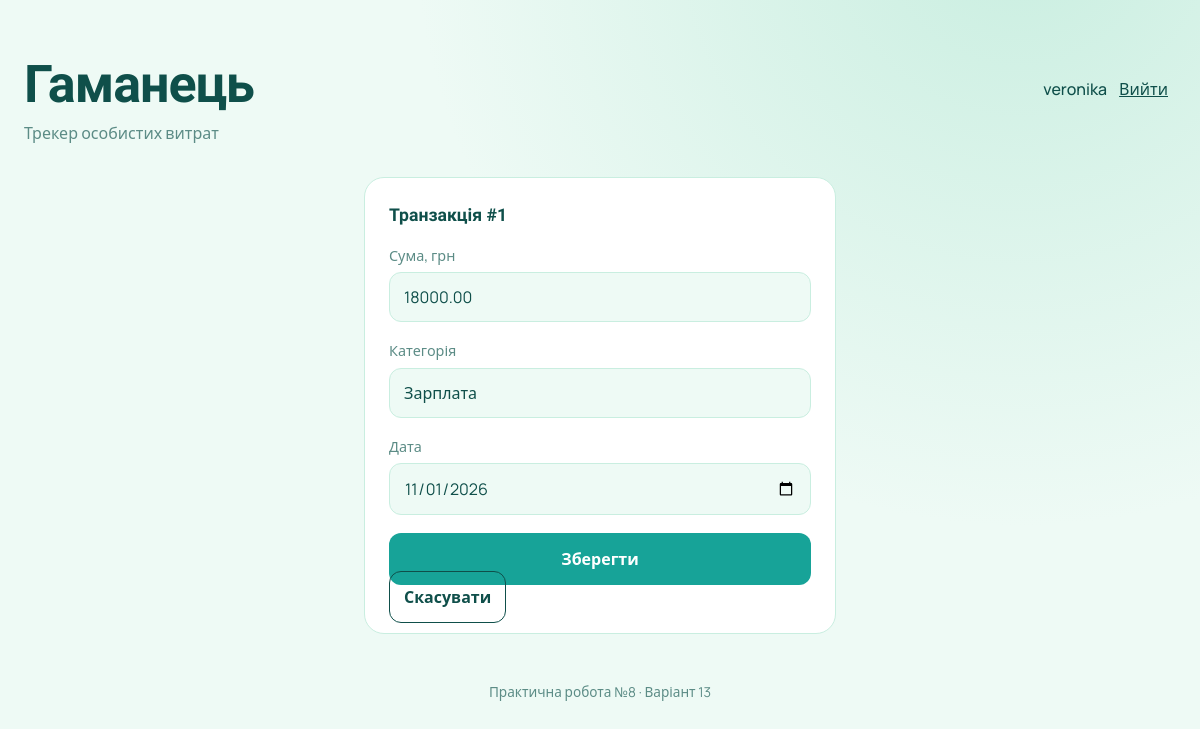
The page /practicum08/edit.php?id=1 (signed in) on the database its author committed.
### tables this page shows
CREATE TABLE transactions (
    id INT AUTO_INCREMENT PRIMARY KEY,
    user_id INT NOT NULL,                    
    amount DECIMAL(10,2) NOT NULL,           
    category VARCHAR(100) NOT NULL,
    transaction_date DATE NOT NULL,
    CONSTRAINT fk_transactions_user FOREIGN KEY (user_id) REFERENCES users (id) ON DELETE CASCADE,
    INDEX idx_transactions_user (user_id),
    INDEX idx_transactions_category (category)    
);

### practicum08/functions.php (called while the page is built, shortened)
<?php
function e(string $text): string
{
    return htmlspecialchars($text, ENT_QUOTES | ENT_SUBSTITUTE, 'UTF-8');
}
function parseId(mixed $value): ?int
{
    return (int) $value;
}
function getUserTransaction(int $userId, int $id): ?array
{
    $stmt = db()->prepare('SELECT * FROM transactions WHERE id = :id AND user_id = :user_id');
    $stmt->execute([':id' => $id, ':user_id' => $userId]);
    return $stmt->fetch() ?: null;
}

### practicum08/bootstrap.php (called while the page is built, shortened)
<?php
require_once __DIR__ . '/functions.php';
require_once __DIR__ . '/db.php';
function currentUserId(): ?int
{
    return isset($_SESSION['user_id']) ? (int) $_SESSION['user_id'] : null;
}
function requireLogin(): int
{
    $userId = currentUserId();
    return $userId;
}
    ?>

### practicum08/db.php (called while the page is built, shortened)
<?php
function db(): PDO
{
    static $pdo = null;
    return $pdo ??= new PDO(
        'mysql:host=127.0.0.1;port=3306;dbname=practicum8;charset=utf8mb4',
        'root',
        'root',
        [
            PDO::ATTR_ERRMODE => PDO::ERRMODE_EXCEPTION,
            PDO::ATTR_DEFAULT_FETCH_MODE => PDO::FETCH_ASSOC,
            PDO::ATTR_EMULATE_PREPARES => false,
        ]
    );
}

### practicum08/edit.php (the view, shortened to what this page needs)
<?php
require_once __DIR__ . '/bootstrap.php';
require_once __DIR__ . '/partials.php';
$userId = requireLogin();
$id = parseId($_GET['id'] ?? null);
$transaction = $id !== null ? getUserTransaction($userId, $id) : null;
$values = $transaction;
?>
    <main class="layout layout-narrow">
        <form method="post" class="card">
            <h2>Транзакція #<?= (int) $transaction['id'] ?></h2>
            <div class="field">
                <label for="amount">Сума, грн</label>
                <input type="number" id="amount" name="amount" step="0.01" required value="<?= e((string) $values['amount']) ?>">
            </div>
            <div class="field">
                <label for="category">Категорія</label>
                <input type="text" id="category" name="category" required maxlength="100" value="<?= e((string) $values['category']) ?>">
            </div>
            <div class="field">
                <label for="date">Дата</label>
                <input type="date" id="date" name="transaction_date" required value="<?= e((string) $values['transaction_date']) ?>">
            </div>
            <button type="submit" class="btn">Зберегти</button>
            <a href="index.php" class="btn btn-ghost">Скасувати</a>
        </form>
    </main>

### practicum08/style.css (style rules this page uses)
:root { --white: #ffffff; --mint-wash: #eefaf5; --mint: #c9eee0; --turquoise: #17a398; --teal-deep: #0f4f4a; --teal-soft: #5c8c86; --coral: #d9534f; --coral-wash: #fdf1f0; }
* { box-sizing: border-box; }
body { margin: 0; min-height: 100vh; font-family: "Manrope", system-ui, sans-serif; font-size: 16px; line-height: 1.5; color: var(--teal-deep); background: radial-gradient(circle at 85% -10%, var(--mint) 0, transparent 45%), var(--mint-wash); }
h1, h2 { font-family: "Unbounded", "Manrope", sans-serif; font-weight: 700; margin: 0; }
.layout { max-width: 1240px; margin: 0 auto; padding: 0 24px 48px; display: grid; grid-template-columns: 1fr 340px; gap: 28px; align-items: start; }
.card { background: var(--white); border-radius: 20px; padding: 24px; border: 1px solid var(--mint); }
.card h2 { font-size: 1.1rem; margin-bottom: 16px; }
.field { margin-bottom: 18px; }
.field label { display: block; margin-bottom: 6px; font-size: 0.9rem; font-weight: 500; color: var(--teal-soft); }
.field input, .field select { width: 100%; padding: 12px 14px; font: inherit; color: var(--teal-deep); background: var(--mint-wash); border: 1.5px solid var(--mint); border-radius: 12px; outline: none; transition: border-color 0.15s, background 0.15s; }
.btn { width: 100%; padding: 14px; font: inherit; font-weight: 700; color: var(--white); background: var(--turquoise); border: none; border-radius: 12px; cursor: pointer; }
.layout-narrow { max-width: 520px; grid-template-columns: 1fr; }
.btn-ghost { background: transparent; color: inherit; border: 1px solid currentColor; text-decoration: none; }

### rows shown on the page
transactions: id "1", amount "18000.00", category "Зарплата", transaction_date "11/01/2026"

### other values the page prints
$_SESSION['username'] "veronika"
